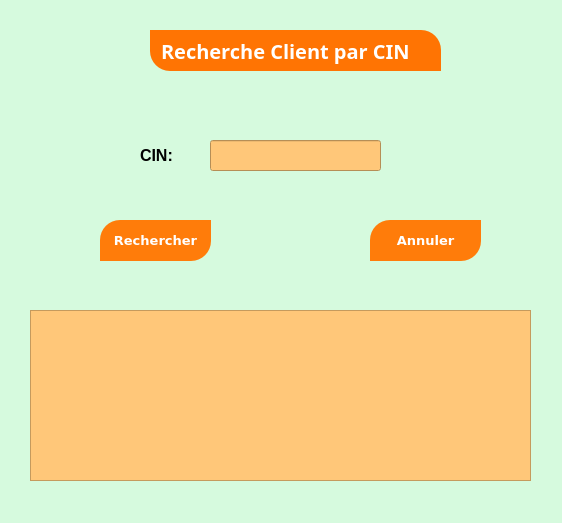
<?xml version="1.0" encoding="UTF-8"?>
<ui version="4.0">
 <class>Form</class>
 <widget class="QWidget" name="Form">
  <property name="geometry">
   <rect>
    <x>0</x>
    <y>0</y>
    <width>562</width>
    <height>523</height>
   </rect>
  </property>
  <property name="windowTitle">
   <string>Form</string>
  </property>
  <property name="styleSheet">
   <string notr="true">background-color: rgb(214, 250, 222);</string>
  </property>
  <widget class="QLabel" name="label">
   <property name="geometry">
    <rect>
     <x>150</x>
     <y>30</y>
     <width>291</width>
     <height>41</height>
    </rect>
   </property>
   <property name="font">
    <font>
     <family>Montserrat</family>
     <pointsize>15</pointsize>
     <weight>75</weight>
     <bold>true</bold>
    </font>
   </property>
   <property name="styleSheet">
    <string notr="true">color:white;
text-align:center;
background-color: rgb(255, 116, 3);
padding:5px;
border-top-right-radius: 20px;
border-bottom-left-radius: 20px;</string>
   </property>
   <property name="text">
    <string>Recherche Client par CIN</string>
   </property>
  </widget>
  <widget class="QPushButton" name="pushButton">
   <property name="geometry">
    <rect>
     <x>100</x>
     <y>220</y>
     <width>111</width>
     <height>41</height>
    </rect>
   </property>
   <property name="font">
    <font>
     <family>Verdana</family>
     <pointsize>10</pointsize>
     <weight>75</weight>
     <bold>true</bold>
    </font>
   </property>
   <property name="styleSheet">
    <string notr="true">
color:white;
background-color: rgb(255, 124, 10);

padding:5px;
border-top-left-radius: 20px;
border-bottom-right-radius: 20px;</string>
   </property>
   <property name="text">
    <string>Rechercher</string>
   </property>
  </widget>
  <widget class="QPushButton" name="pushButton_2">
   <property name="geometry">
    <rect>
     <x>370</x>
     <y>220</y>
     <width>111</width>
     <height>41</height>
    </rect>
   </property>
   <property name="font">
    <font>
     <family>Verdana</family>
     <pointsize>10</pointsize>
     <weight>75</weight>
     <bold>true</bold>
    </font>
   </property>
   <property name="styleSheet">
    <string notr="true">
color:white;
background-color: rgb(255, 124, 10);

padding:5px;
border-top-left-radius: 20px;
border-bottom-right-radius: 20px;</string>
   </property>
   <property name="text">
    <string>Annuler</string>
   </property>
  </widget>
  <widget class="QLabel" name="label_2">
   <property name="geometry">
    <rect>
     <x>140</x>
     <y>140</y>
     <width>71</width>
     <height>31</height>
    </rect>
   </property>
   <property name="font">
    <font>
     <pointsize>12</pointsize>
     <weight>75</weight>
     <bold>true</bold>
    </font>
   </property>
   <property name="text">
    <string>CIN:</string>
   </property>
  </widget>
  <widget class="QLineEdit" name="lineEdit">
   <property name="geometry">
    <rect>
     <x>210</x>
     <y>140</y>
     <width>171</width>
     <height>31</height>
    </rect>
   </property>
   <property name="font">
    <font>
     <pointsize>10</pointsize>
    </font>
   </property>
   <property name="styleSheet">
    <string notr="true">background-color: rgb(255, 199, 121);</string>
   </property>
  </widget>
  <widget class="QLabel" name="label_4">
   <property name="geometry">
    <rect>
     <x>460</x>
     <y>60</y>
     <width>71</width>
     <height>61</height>
    </rect>
   </property>
   <property name="styleSheet">
    <string notr="true">image: url(:/newPrefix/reche.jpg);</string>
   </property>
   <property name="text">
    <string/>
   </property>
  </widget>
  <widget class="QTextEdit" name="textEdit">
   <property name="geometry">
    <rect>
     <x>30</x>
     <y>310</y>
     <width>501</width>
     <height>171</height>
    </rect>
   </property>
   <property name="styleSheet">
    <string notr="true">background-color: rgb(255, 199, 121);</string>
   </property>
  </widget>
 </widget>
 <resources>
  <include location="llll.qrc"/>
 </resources>
 <connections/>
</ui>
